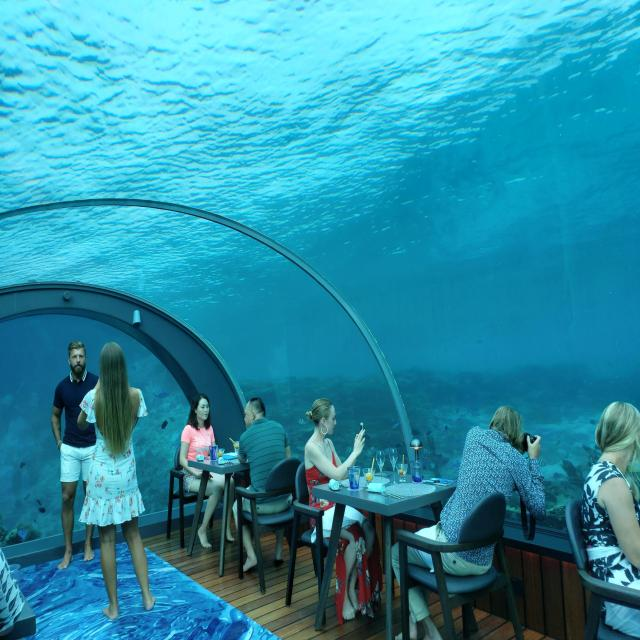
#> input picture prototype/dataset/test/images/5df3a6f7-687d-4356-8e53-a754ffb87d4f_jpg.rf.c66ec7fb914fb0c81fb2e36c1b2e09c7.jpg, 640 x 640 px
$ python app.py --source dataset/test/images/5df3a6f7-687d-4356-8e53-a754ffb87d4f_jpg.rf.c66ec7fb914fb0c81fb2e36c1b2e09c7.jpg
#> lines starting #> are read from the running program, lines starting #| are printed output that depends on the picture; after the words box and inside, x2 and y2 are one past the last pixel; in counts of white or black regions, pixels touching at a corner belong together
### prototype/detector.py
"""
detector.py — YOLOv8 person detection + ByteTrack tracking wrapper.
Standalone version for the DineSmart occupancy prototype.
"""

import logging

logger = logging.getLogger(__name__)


class PersonDetector:
    """Wraps YOLOv8n for person-only detection with optional ByteTrack tracking."""

    def __init__(self, model_path="yolov8n.pt", confidence=0.45, device="auto"):
        try:
            from ultralytics import YOLO  # noqa
            self.model = YOLO(model_path)
            self.confidence = confidence
            self.device = device if device != "auto" else None
            self._tracking_broken = False   # set True once if lap/ByteTrack unavailable
            logger.info(f"PersonDetector ready — model={model_path}, conf={confidence}, device={device}")
        except Exception as e:
            logger.error(f"Failed to load YOLO: {e}")
            raise

    # [55 lines left out: functions detect, detect_and_track, not called in this run]

### prototype/state_manager.py
"""
state_manager.py — Temporal cooldown ("5-minute rule") state management.
Prevents status flickering when a zone briefly empties.
"""

import time
import logging

logger = logging.getLogger(__name__)


class ZoneState:
    def __init__(self, zone_id, cooldown_seconds=300):
        self.zone_id = zone_id
        self.cooldown_seconds = cooldown_seconds
        self.status = "available"
        self.last_occupied_time = 0.0
        self.last_available_time = time.time()
        self.person_count = 0
        self.occupied_since = None
        self.total_occupied_seconds = 0.0


class StateManager:
    """Manages temporal state for all table zones with configurable cooldown."""

    def __init__(self):
        self.zones: dict[str, ZoneState] = {}
        self._callbacks = []

    def register_callback(self, fn):
        self._callbacks.append(fn)

    # [6 lines left out: function _notify, not called in this run]

    def initialize_zone(self, zone_id, cooldown_seconds=300):
        self.zones[zone_id] = ZoneState(zone_id, cooldown_seconds)

    # [36 lines left out: function update, not called in this run]

    def get_status(self, zone_id):
        state = self.zones.get(zone_id)
        if state is None:
            return {"status": "unknown", "person_count": 0, "cooldown_remaining": 0}
        cd_rem = max(0, state.cooldown_seconds - (time.time() - state.last_occupied_time)) \
            if state.status == "cooldown" else 0
        return {
            "status": state.status,
            "person_count": state.person_count,
            "cooldown_remaining": cd_rem,
        }

    def get_all_statuses(self):
        return {zid: self.get_status(zid) for zid in self.zones}

    def get_summary(self):
        total = len(self.zones)
        occupied = sum(1 for s in self.zones.values() if s.status == "occupied")
        cooldown = sum(1 for s in self.zones.values() if s.status == "cooldown")
        available = total - occupied - cooldown
        return {
            "total": total,
            "occupied": occupied,
            "cooldown": cooldown,
            "available": available,
            "pct": round(occupied / total * 100, 1) if total > 0 else 0.0,
        }

### prototype/app.py
"""
DineSmart — Standalone CV Occupancy Prototype
=============================================
• Draw table zones with mouse clicks on any image or video frame
• Run YOLOv8 + ByteTrack person detection
• See live color-coded zone overlays (green/amber/red)
• Configurable cooldown timer (the "5-minute rule")

Usage:
    python app.py                    # Opens file picker
    python app.py --source video.mp4
    python app.py --source 0         # Webcam
    python app.py --cooldown 30      # 30-second cooldown for quick testing
    python app.py --conf 0.4         # Detection confidence threshold
    python app.py --no-track         # Disable ByteTrack (faster on slow CPUs)

Controls (while running):
    LEFT CLICK      — Add vertex to current zone polygon
    RIGHT CLICK     — Finish current zone (close polygon)
    MIDDLE CLICK    — Cancel current zone being drawn
    D               — Delete last saved zone
    SPACE           — Pause / Resume (video only)
    R               — Reset all zones
    S               — Save zones to zones.json
    L               — Load zones from zones.json
    Q / ESC         — Quit
"""

import argparse
import json
import logging
import os
import sys
import time
import threading
from pathlib import Path

import cv2
import numpy as np

# ── local modules ──────────────────────────────────────────────────────────────
from detector import PersonDetector
from zone_logic import check_occupancy
from state_manager import StateManager

logging.basicConfig(
    level=logging.INFO,
    format="%(asctime)s [%(levelname)s] %(name)s: %(message)s",
    datefmt="%H:%M:%S",
)
logger = logging.getLogger("prototype")

# ── palette (BGR) ──────────────────────────────────────────────────────────────
COLOR = {
    "occupied":  (0,   30, 255),   # red
    "cooldown":  (0,  185, 255),   # amber
    "available": (0,  210, 100),   # green
    "drawing":   (255, 200,  50),  # yellow-white  (zone being drawn)
    "person":    (255, 180,   0),  # cyan-gold
    "panel_bg":  (18,   18,  30),  # near-black
    "white":     (240, 240, 240),
    "dim":       (140, 140, 140),
}

ZONES_FILE = Path(__file__).parent / "zones.json"


# ──────────────────────────────────────────────────────────────────────────────
# Helper — draw semi-transparent filled polygon
# ──────────────────────────────────────────────────────────────────────────────
def filled_poly(frame, pts, color, alpha=0.30):
    overlay = frame.copy()
    cv2.fillPoly(overlay, [pts], color)
    cv2.addWeighted(overlay, alpha, frame, 1 - alpha, 0, frame)


# ──────────────────────────────────────────────────────────────────────────────
# Stats panel drawn on the right side
# ──────────────────────────────────────────────────────────────────────────────
def draw_panel(canvas, zones, state_mgr, fps, panel_w=280):
    h = canvas.shape[0]
    panel = np.full((h, panel_w, 3), COLOR["panel_bg"], dtype=np.uint8)

    def txt(text, y, color=COLOR["white"], scale=0.52, thickness=1):
        cv2.putText(panel, text, (14, y), cv2.FONT_HERSHEY_SIMPLEX,
                    scale, color, thickness, cv2.LINE_AA)

    # Header
    cv2.rectangle(panel, (0, 0), (panel_w, 48), (35, 25, 60), -1)
    txt("DineSmart  Occupancy", 18, (210, 150, 255), 0.55, 1)
    txt(f"FPS: {fps:.1f}", 38, COLOR["dim"], 0.42)

    summary = state_mgr.get_summary()
    y = 68
    txt(f"Tables:    {summary['total']}", y); y += 22
    txt(f"Occupied:  {summary['occupied']}", y, COLOR["occupied"]); y += 22
    txt(f"Cooldown:  {summary['cooldown']}", y, COLOR["cooldown"]); y += 22
    txt(f"Available: {summary['available']}", y, COLOR["available"]); y += 22
    txt(f"Load:      {summary['pct']}%", y, COLOR["white"]); y += 34

    # Divider
    cv2.line(panel, (14, y - 8), (panel_w - 14, y - 8), (60, 60, 80), 1)

    txt("ZONE STATUS", y, COLOR["dim"], 0.40); y += 20

    for zone in zones:
        zid = zone["zone_id"]
        info = state_mgr.get_status(zid)
        status = info["status"]
        col = COLOR.get(status, COLOR["white"])
        pc = info["person_count"]
        cd = info["cooldown_remaining"]

        label = zone["label"]
        line1 = f"{label}"
        line2 = f"  {status.upper()}"
        if pc > 0:
            line2 += f"  ({pc}p)"
        if status == "cooldown":
            line2 += f"  cd:{int(cd)}s"

        txt(line1, y, COLOR["white"], 0.48); y += 18
        txt(line2, y, col, 0.44); y += 22

        if y > h - 60:
            txt("...", y, COLOR["dim"]); break

    # Footer hint
    hints = [
        "L-CLICK: add vertex",
        "R-CLICK: close zone",
        "D: delete last zone",
        "S: save  L: load",
        "R: reset  SPACE: pause",
        "Q/ESC: quit",
    ]
    y = h - len(hints) * 18 - 8
    cv2.line(panel, (14, y - 6), (panel_w - 14, y - 6), (60, 60, 80), 1)
    for hint in hints:
        txt(hint, y, COLOR["dim"], 0.38); y += 18

    return panel


# ──────────────────────────────────────────────────────────────────────────────
# Main App
# ──────────────────────────────────────────────────────────────────────────────
class OccupancyPrototype:
    def __init__(self, source, cooldown, confidence, use_tracking, model_path):
        self.source       = source
        self.cooldown     = cooldown
        self.confidence   = confidence
        self.use_tracking = use_tracking
        self.model_path   = model_path

        self.zones: list[dict] = []          # saved zones
        self._drawing_pts: list[tuple] = []  # in-progress zone vertices
        self._next_zone_id = 1

        self.state_mgr = StateManager()
        self.detector  = None                # lazy-loaded

        self._paused     = False
        self._quit       = False
        self._frame_lock = threading.Lock()
        self._latest_raw = None              # latest original frame
        self._detections = []
        self._fps        = 0.0

        self._win = "DineSmart — Occupancy Prototype"

    # ── zone helpers ──────────────────────────────────────────────────────────
    def _next_label(self):
        return f"Table {self._next_zone_id}"

    # [32 lines left out: functions _add_zone, _delete_last_zone, _reset_zones, save_zones, not called in this run]

    def load_zones(self):
        if not ZONES_FILE.exists():
            logger.warning("zones.json not found.")
            return
        with open(ZONES_FILE) as f:
            self.zones = json.load(f)
        self.state_mgr = StateManager()
        max_id = 0
        for z in self.zones:
            self.state_mgr.initialize_zone(z["zone_id"], z.get("cooldown_seconds", self.cooldown))
            try:
                num = int(z["zone_id"].split("_")[-1])
                max_id = max(max_id, num)
            except ValueError:
                pass
        self._next_zone_id = max_id + 1
        logger.info(f"Loaded {len(self.zones)} zones from {ZONES_FILE}")

    # ── mouse callback ────────────────────────────────────────────────────────
    # [11 lines left out: function _mouse_cb, not called in this run]

    # ── overlay drawing ───────────────────────────────────────────────────────
    def _draw_frame(self, frame):
        """Annotate frame with zones, detections, and in-progress drawing."""
        out = frame.copy()

        # Saved zones
        zone_statuses = self.state_mgr.get_all_statuses()
        for zone in self.zones:
            zid   = zone["zone_id"]
            pts   = np.array(zone["polygon_coords"], dtype=np.int32)
            info  = zone_statuses.get(zid, {"status": "available", "person_count": 0,
                                            "cooldown_remaining": 0})
            status = info["status"]
            col   = COLOR.get(status, COLOR["available"])

            filled_poly(out, pts, col, alpha=0.30)
            cv2.polylines(out, [pts], True, col, 2, cv2.LINE_AA)

            # Centroid label
            cx, cy = pts.mean(axis=0).astype(int)
            pc  = info["person_count"]
            cd  = info["cooldown_remaining"]
            lbl = f"{zone['label']}: {status.upper()}"
            if pc > 0:
                lbl += f" ({pc}p)"
            if status == "cooldown":
                lbl += f" {int(cd)}s"

            (tw, th), _ = cv2.getTextSize(lbl, cv2.FONT_HERSHEY_SIMPLEX, 0.50, 1)
            cv2.rectangle(out, (cx - tw // 2 - 4, cy - th - 4),
                          (cx + tw // 2 + 4, cy + 4), (0, 0, 0), -1)
            cv2.putText(out, lbl, (cx - tw // 2, cy),
                        cv2.FONT_HERSHEY_SIMPLEX, 0.50, col, 1, cv2.LINE_AA)

        # In-progress zone drawing
        if self._drawing_pts:
            dpts = self._drawing_pts
            for i in range(len(dpts) - 1):
                cv2.line(out, dpts[i], dpts[i + 1], COLOR["drawing"], 2, cv2.LINE_AA)
            for p in dpts:
                cv2.circle(out, p, 5, COLOR["drawing"], -1)
            # Close preview line
            cv2.line(out, dpts[-1], dpts[0], COLOR["drawing"], 1, cv2.LINE_AA)
            # Label
            lbl = f"Drawing: {self._next_label()} ({len(dpts)} pts)  RClick=finish  MClick=cancel"
            cv2.putText(out, lbl, (10, out.shape[0] - 12),
                        cv2.FONT_HERSHEY_SIMPLEX, 0.45, COLOR["drawing"], 1, cv2.LINE_AA)

        # Person bounding boxes
        for det in self._detections:
            x1, y1, x2, y2 = [int(c) for c in det["bbox"]]
            tid  = det.get("track_id")
            conf = det.get("confidence", 0.0)
            lbl  = f"#{tid}" if tid is not None else f"{conf:.2f}"
            cv2.rectangle(out, (x1, y1), (x2, y2), COLOR["person"], 2)
            cv2.putText(out, lbl, (x1, y1 - 6),
                        cv2.FONT_HERSHEY_SIMPLEX, 0.42, COLOR["person"], 1, cv2.LINE_AA)

        # FPS badge
        cv2.putText(out, f"FPS {self._fps:.1f}", (10, 24),
                    cv2.FONT_HERSHEY_SIMPLEX, 0.65, (0, 255, 120), 2, cv2.LINE_AA)

        return out

    # ── inference thread ──────────────────────────────────────────────────────
    def _run_inference(self):
        logger.info("Initializing YOLO…")
        self.detector = PersonDetector(self.model_path, self.confidence)

        fps_timer   = time.time()
        fps_counter = 0

        while not self._quit:
            with self._frame_lock:
                frame = self._latest_raw

            if frame is None or self._paused:
                time.sleep(0.05)
                continue

            if self.use_tracking:
                dets = self.detector.detect_and_track(frame)
            else:
                dets = self.detector.detect(frame)

            # Zone occupancy
            zone_results = check_occupancy(dets, self.zones)
            for zone in self.zones:
                zid = zone["zone_id"]
                r   = zone_results.get(zid, {"occupied": False, "person_count": 0})
                self.state_mgr.update(zid, r["occupied"], r["person_count"],
                                      zone.get("cooldown_seconds", self.cooldown))

            self._detections = dets

            fps_counter += 1
            elapsed = time.time() - fps_timer
            if elapsed >= 1.0:
                self._fps = fps_counter / elapsed
                fps_timer   = time.time()
                fps_counter = 0

        logger.info("Inference thread stopped.")

    # ── main loop ─────────────────────────────────────────────────────────────
    def run(self):
        # ---- open source ----
        src = self.source
        is_image = False
        if isinstance(src, str) and Path(src).suffix.lower() in (
                ".jpg", ".jpeg", ".png", ".bmp", ".webp"):
            frame = cv2.imread(src)
            if frame is None:
                logger.error(f"Cannot read image: {src}")
                sys.exit(1)
            is_image = True
        else:
            try:
                src = int(src)
            except (ValueError, TypeError):
                pass
            # On Windows, use DirectShow backend for webcams (avoids MSMF issues)
            if isinstance(src, int) and sys.platform == "win32":
                logger.info(f"Opening webcam {src} with DirectShow backend...")
                cap = cv2.VideoCapture(src, cv2.CAP_DSHOW)
            else:
                cap = cv2.VideoCapture(src)
            if not cap.isOpened():
                logger.error(f"Cannot open video source: {src}")
                sys.exit(1)
            # Warmup: let the camera auto-expose / initialise
            for _ in range(5):
                cap.read()
            logger.info("Camera warmup complete.")

        cv2.namedWindow(self._win, cv2.WINDOW_NORMAL)
        cv2.setMouseCallback(self._win, self._mouse_cb)

        # Load zones if file exists
        if ZONES_FILE.exists():
            self.load_zones()

        # Start inference thread (daemon so it dies with main)
        infer_thread = threading.Thread(target=self._run_inference, daemon=True)
        infer_thread.start()

        PANEL_W = 290

        if is_image:
            # Static image — loop showing the same frame
            with self._frame_lock:
                self._latest_raw = frame.copy()

        logger.info("Ready — press Q or ESC to quit.")
        logger.info("Left-click to add zone vertices, Right-click to finish zone.")

        while not self._quit:
            if not is_image:
                if not self._paused:
                    ret, raw = cap.read()
                    if not ret:
                        cap.set(cv2.CAP_PROP_POS_FRAMES, 0)
                        ret, raw = cap.read()
                        if not ret:
                            break
                    with self._frame_lock:
                        self._latest_raw = raw.copy()
                else:
                    with self._frame_lock:
                        raw = self._latest_raw if self._latest_raw is not None else np.zeros((480, 640, 3), np.uint8)

            else:
                with self._frame_lock:
                    raw = self._latest_raw.copy() if self._latest_raw is not None else np.zeros((480, 640, 3), np.uint8)

            # Annotate
            annotated = self._draw_frame(raw)

            # Stats panel
            panel = draw_panel(annotated, self.zones, self.state_mgr, self._fps, PANEL_W)

            # Resize panel to match frame height
            if panel.shape[0] != annotated.shape[0]:
                panel = cv2.resize(panel, (PANEL_W, annotated.shape[0]))

            combined = np.hstack([annotated, panel])
            cv2.imshow(self._win, combined)

            key = cv2.waitKey(30) & 0xFF
            if key in (ord("q"), 27):          # Q or ESC
                self._quit = True
            elif key == ord(" "):
                self._paused = not self._paused
                logger.info("Paused." if self._paused else "Resumed.")
            elif key == ord("d"):
                self._delete_last_zone()
            elif key == ord("r"):
                self._reset_zones()
            elif key == ord("s"):
                self.save_zones()
            elif key == ord("l"):
                self.load_zones()

        self._quit = True
        if not is_image:
            cap.release()
        cv2.destroyAllWindows()
        infer_thread.join(timeout=5)
        logger.info("Prototype closed.")


# ──────────────────────────────────────────────────────────────────────────────
# File picker (fallback when no --source given)
# ──────────────────────────────────────────────────────────────────────────────
# [18 lines left out: function pick_file, not called in this run]


# ──────────────────────────────────────────────────────────────────────────────
# Entry point
# ──────────────────────────────────────────────────────────────────────────────
def main():
    parser = argparse.ArgumentParser(
        description="DineSmart CV Occupancy Prototype",
        formatter_class=argparse.RawDescriptionHelpFormatter,
    )
    parser.add_argument("--source",   default=None,
                        help="Video file path, RTSP URL, or webcam index (0,1,…). "
                             "Omit to open a file picker.")
    parser.add_argument("--cooldown", type=int, default=300,
                        help="Cooldown seconds after a zone empties (default 300 = 5 min). "
                             "Use 10–30 for quick testing.")
    parser.add_argument("--conf",     type=float, default=0.45,
                        help="YOLO detection confidence threshold (default 0.45).")
    parser.add_argument("--model",    default="yolov8n.pt",
                        help="YOLO model weights (default yolov8n.pt). "
                             "Alternatives: yolov8s.pt, yolov8m.pt.")
    parser.add_argument("--no-track", action="store_true",
                        help="Disable ByteTrack (faster on slow hardware).")
    args = parser.parse_args()

    source = args.source
    if source is None:
        source = pick_file()
        if not source:
            # Default to webcam 0 if picker cancelled
            logger.info("No file selected — defaulting to webcam 0.")
            source = 0

    logger.info(f"Source       : {source}")
    logger.info(f"Cooldown     : {args.cooldown}s")
    logger.info(f"Confidence   : {args.conf}")
    logger.info(f"Tracking     : {'OFF' if args.no_track else 'ByteTrack'}")
    logger.info(f"Model        : {args.model}")

    app = OccupancyPrototype(
        source       = source,
        cooldown     = args.cooldown,
        confidence   = args.conf,
        use_tracking = not args.no_track,
        model_path   = args.model,
    )
    app.run()
#> in run, frame is the input picture: shape (640, 640, 3); mean B, G, R 165.5, 142.7, 43.1
#> (reads prototype/zones.json from the repository)
#> in _draw_frame, `cv2.putText(out, f"FPS {self._fps:.1f}", (10, 24), cv2.FONT_HERSHEY_SI..`:
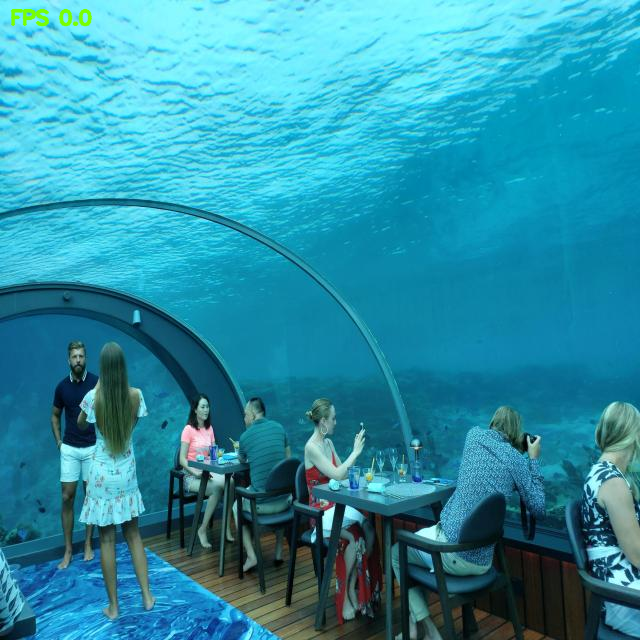
#> out: shape (640, 640, 3); 0.23% of pixels changed, all inside (x1, y1, x2, y2) = (10, 8, 93, 27)
#> in draw_panel, `cv2.rectangle(panel, (0, 0), (panel_w, 48), (35, 25, 60), -1)`:
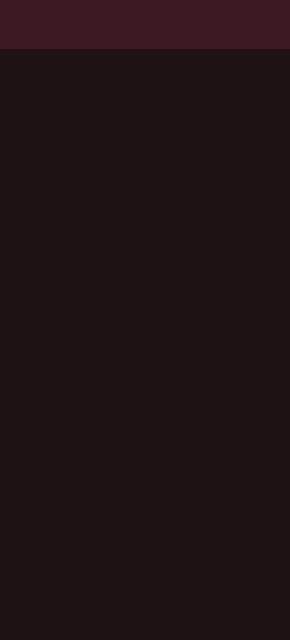
#> panel: shape (640, 290, 3); mean of channels 0, 1, 2 19.3, 18.5, 32.3; drawn as B, G, R
#> after the loop in draw_panel, `for zone in zones:`: y = 370
#> in run, `panel = draw_panel(annotated, self.zones, self.state_mgr, self._fps, P..`:
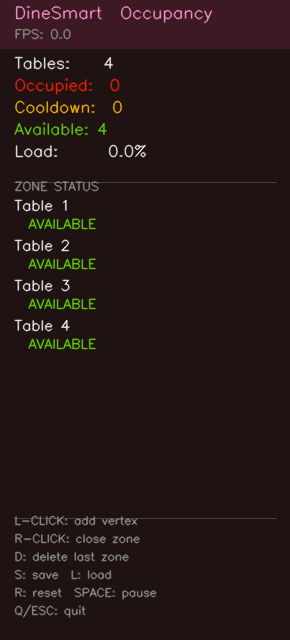
#> panel: shape (640, 290, 3); mean of channels 0, 1, 2 22.4, 23.2, 36.6; drawn as B, G, R
#> in run, `combined = np.hstack([annotated, panel])`:
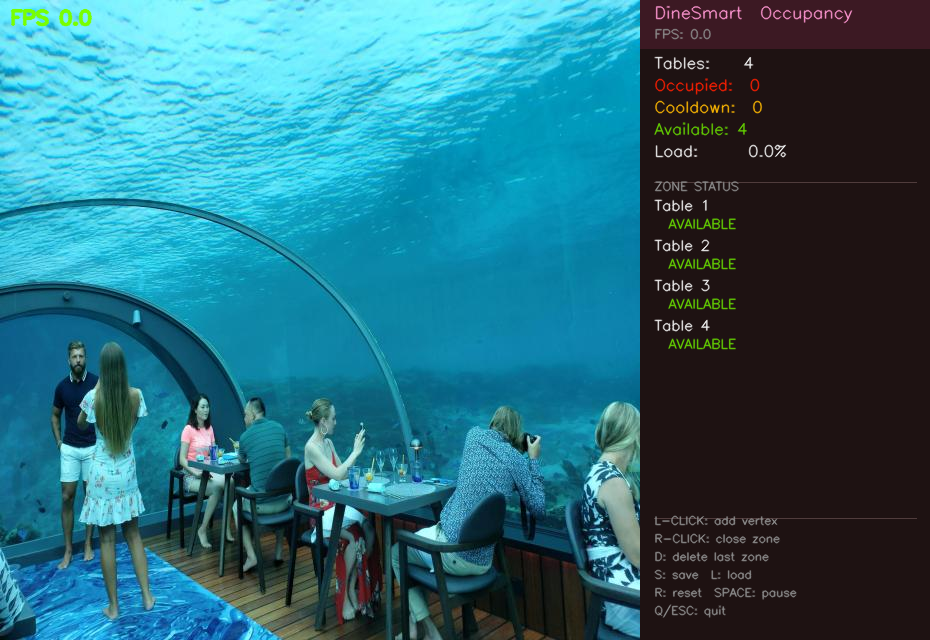
#> combined: shape (640, 930, 3); mean B, G, R 120.6, 105.5, 41.1
#> (key q is pressed here)


if __name__ == "__main__":
    main()
